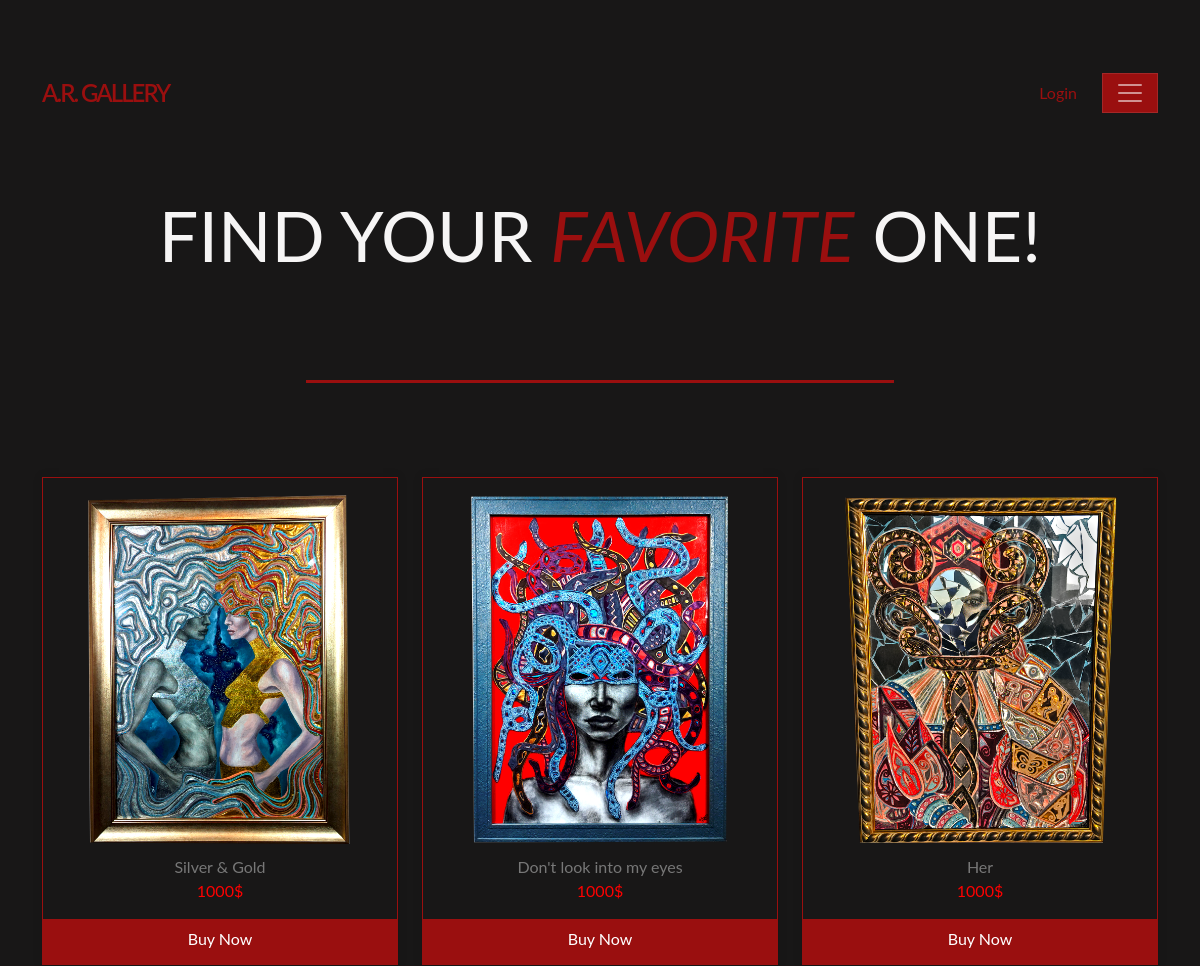
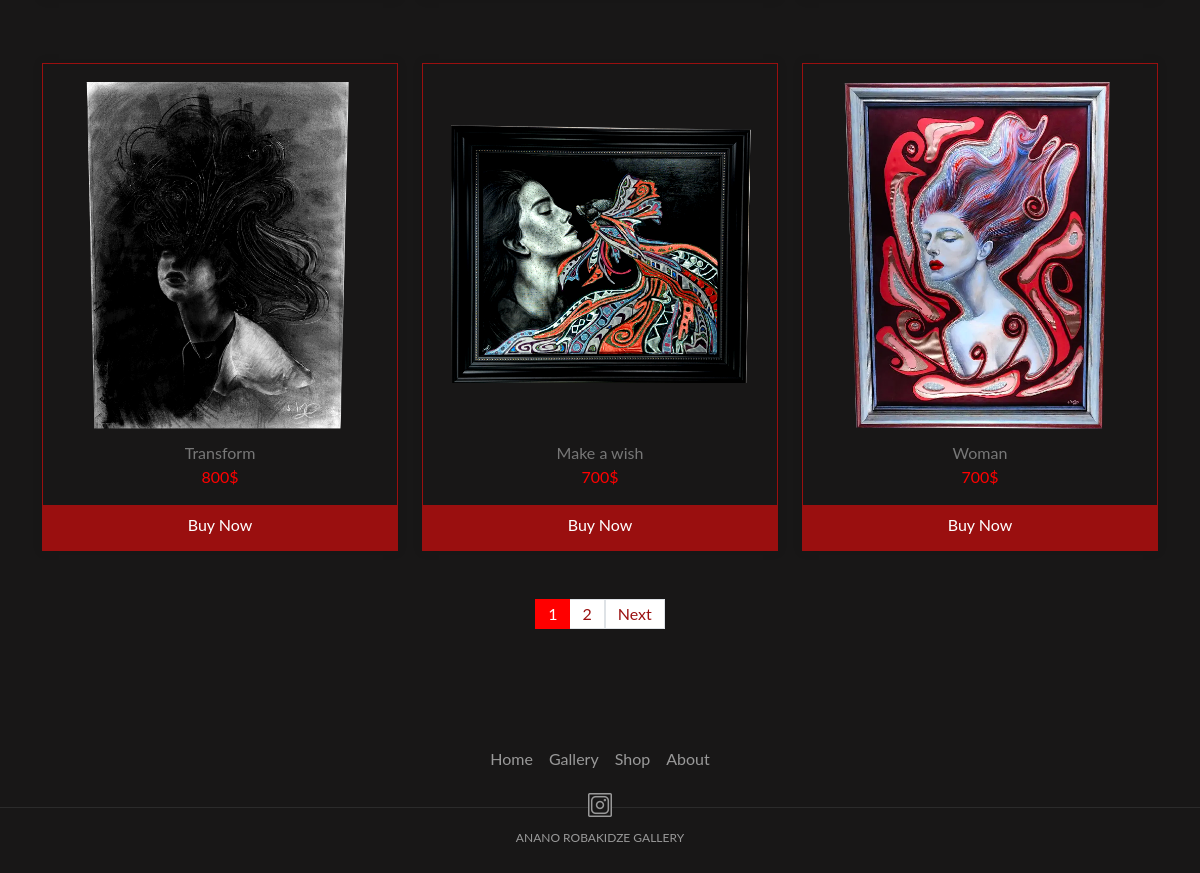
Page /products on the committed database (2 pictures, top to bottom).
### src/models/product.py (models this page shows)
class Product(BaseModel):
    __tablename__ = "products"
    id = db.Column(db.Integer, primary_key=True)
    title = db.Column(db.String)
    price = db.Column(db.Integer)
    description = db.Column(db.Text)
    images = db.relationship('Image', backref='product', lazy=True, cascade="all, delete-orphan")

class Image(BaseModel):
    id = db.Column(db.Integer, primary_key=True)
    filename = db.Column(db.String(100), nullable=False)
    product_id = db.Column(db.Integer, db.ForeignKey('products.id'), nullable=False)

### src/views/products/routes.py (the view)
@product_blueprint.route('/products')
def products():
    page = request.args.get('page', 1, type=int)
    per_page = 6  # Number of products per page
    pagination = Product.query.paginate(page=page, per_page=per_page, error_out=False)
    products_on_page = pagination.items
    total_pages = pagination.pages
    return render_template('products/product_list.html', products=pagination, total_pages=total_pages, products_on_page=products_on_page, page=page)

### src/template/products/product_list.html (shortened to what this page needs)
{% extends 'layouts/base.html'%}
{% block content %}
    <div class="container-fluid product-box ">
      <div class="baner-box">
        <h1 class="shop-baner"> Find your <span style="font-style: italic; color: #9a0f0f;">favorite</span> one! </h1>
      </div>
      <div class="line-container" style="margin-bottom: 30px;">
        <div class="line"></div>
      </div>
    </div>
    <div class="gallery-container mb-5 container-fluid">
        <div class="container-md">
            <div class="row row-cols-1 row-cols-md-3 g-4 mt-5">
              {% for product in products.items %}
              <div class="col mt-3 mb-5">
                <div class="card h-100 shop-item" >
                  <a href="{{ url_for('product.product', id=product.id)}}">
                    {% if product.images %}
                      <img src="{{ url_for('static', filename='img/' + product.images[0].filename) }}" class="card-img-top">
                    {% endif %}
                  </a>
                  <div class="card-body" style="padding: 10px 0 0; text-align: center;">
                    <h5 class="card-title" >{{ product.title }}</h5>
                    <p class="card-price" >{{ product.price }}$</p>
                    <a href="{{ url_for('product.product', id=product.id) }}" class="btn-buy">Buy Now</a>
                  </div>
                </div>
              </div>
              {% endfor %}
            </div>
            <div style="display: flex; justify-content: center; align-items: center; margin-bottom: 3.125rem;">
              <nav aria-label="Products Pagination">
                <ul class="pagination">
                  {% for num in products.iter_pages() %}
                  {% if num %}
                  <li class="page-item {% if num == products.page %}active{% endif %}">
                    <a class="page-link{% if num == products.page %} active-link{% endif %}" href="?page={{ num }}" style="color: #9a0f0f">{{ num }}</a>
                  </li>
                  {% else %}
                  <li class="page-item disabled"><span class="page-link">...</span></li>
                  {% endif %}
                  {% endfor %}
                  {% if products.has_next %}
                    <a class="page-link" href="?page={{ products.next_num }}" style="color: #9a0f0f;">Next</a>
                  {% endif %}
                </ul>
              </nav>
            </div>
        </div>
    </div>
{% endblock %}

### src/static/styles/global.css (style rules this page uses)
html, body, div, span, applet, object, iframe, h1, h2, h3, h4, h5, h6, p, blockquote, pre, a, abbr, acronym, address, big, cite, code, del, dfn, em, img, ins, kbd, q, s, samp, small, strike, strong, sub, sup, tt, var, b, u, i, center, dl, dt, dd, ol, ul, li, fieldset, form, label, legend, table, caption, tbody, tfoot, thead, tr, th, td, article, aside, canvas, details, embed, figure, figcaption, footer, header, hgroup, menu, nav, output, ruby, section, summary, time, mark, audio, video { margin: 0; padding: 0; border: 0; font-size: 100%; font: inherit; vertical-align: baseline; text-decoration: none; }
article, aside, details, figcaption, figure, footer, header, hgroup, menu, nav, section { display: block; }
body { background-color: #181717; line-height: 1; font-family: 'Lato', sans-serif; }
html { box-sizing: border-box; scroll-behavior: smooth; font-size: 16px; }

### src/static/styles/main.css (style rules this page uses)
.line-container { display: flex; justify-content: center; margin: 3.125rem 0 1.875rem; }
.line { border-top: solid 3px #9a0f0f; width: 50%; }

### src/static/styles/gallery_style.css (style rules this page uses)
.gallery-container { display: flex; flex-direction: column; height: auto; margin-bottom: 1.25rem; }

### src/static/styles/products_style.css (style rules this page uses)
.baner-box { display: flex; justify-content: center; }
.shop-baner { margin: 12.5rem 0 3.75rem; text-align: center; color: #F6F5F5; font-size: 4.375rem; font-weight: 400; text-transform: uppercase; }
.btn-buy { color: white; background-color: #9a0f0f; width: 100%; height: 2.8125rem; border: none; border-radius: 0; text-align: center; display: inline-block; text-decoration: none; line-height: 2.5rem; margin-top: 1.25rem; }
.shop-item { border: 1px solid #9a0f0f; box-shadow: 0px 0px 10px rgba(0, 0, 0, 0.1); background-color: transparent; border-radius: 0px; }
.card-img-top { transition: transform 0.5s ease; margin-top: 15px !important; }
.card-title { color:#777777; }
.card-price { color: red; }
.page-link { border-radius: 0 !important; }
.pagination .active-link { background-color: red !important; color: #ffffff !important; border: 1px solid red !important; }

### rows in the picture
Product: filename (picture), title "Silver & Gold", price "1000"
Product: filename (picture), title "Don't look into my eyes", price "1000"
Product: filename (picture), title "Her", price "1000"
Product: filename (picture), title "Transform", price "800"
Product: filename (picture), title "Make a wish", price "700"
Product: filename (picture), title "Woman", price "700"

### other values in the picture
{{ num }} "1" "2"
